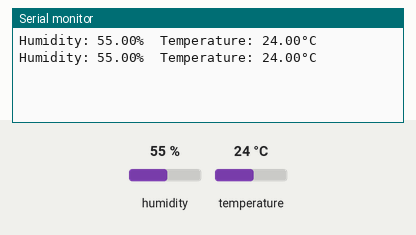
A sketch run on a simulated Arduino Uno, built with avr-gcc and run on an emulated ATmega328P. Parts: the last lines printed to the serial monitor. The test bench sets the inputs (shaded band); at power-on: humidity 55 %, temperature 24 °C.

Above: at 2.8 s.
2.9 s: humidity set to 22 %
At 4.6 s:
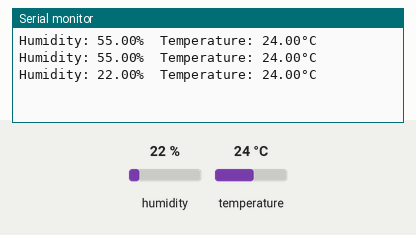
5.6 s: temperature set to 12 °C
At 7.0 s:
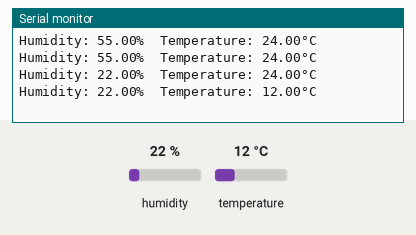
8.3 s: humidity set to 40 %
At 10.7 s:
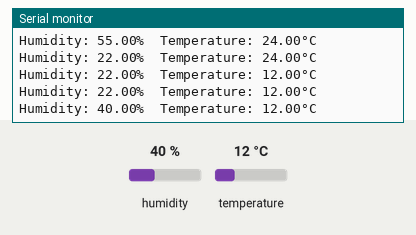
Timing chart, 0 to 12.2 s (numbered marks = the images above; inputs shaded):
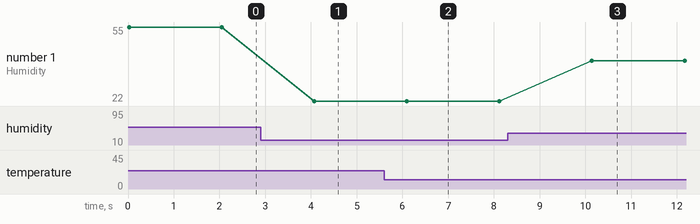

The sketch:

7-Weather_Station.ino
```cpp
// Experiment No: 07
// Develop a program to demonstrate weather station readings using Arduino.

// This code requires the "DHT sensor library" by Adafruit.
#include "DHT.h"
#include "Arduino.h"

#define DHTPIN 2
#define DHTTYPE DHT11

DHT dht(DHTPIN, DHTTYPE);

void setup() {
  Serial.begin(9600);
  dht.begin();
}

void loop() {
  // Reading temperature or humidity takes about 250 milliseconds!
  float h = dht.readHumidity();
  // Read temperature as Celsius (the default)
  float t = dht.readTemperature();

  // Check if any reads failed and exit early (to try again).
  if (isnan(h) || isnan(t)) {
    Serial.println("Failed to read from DHT sensor!");
    return;
  }

  // Print the results to the Serial Monitor
  Serial.print("Humidity: " + String(h) + "%");
  Serial.println("  Temperature: " + String(t) + "°C");

  delay(2000);
}
```

Measured:
- after the input at 2.9 s, the serial monitor: prints a new line after 1.2 s (image 1)
- after the input at 5.6 s, the serial monitor: prints a new line after 0.50 s (image 2)
- after the input at 8.3 s, the serial monitor: prints a new line after 1.8 s (image 3)
- plotted number 1: 55 → 22 after the input at 2.9 s, 22 → 40 after the input at 8.3 s
